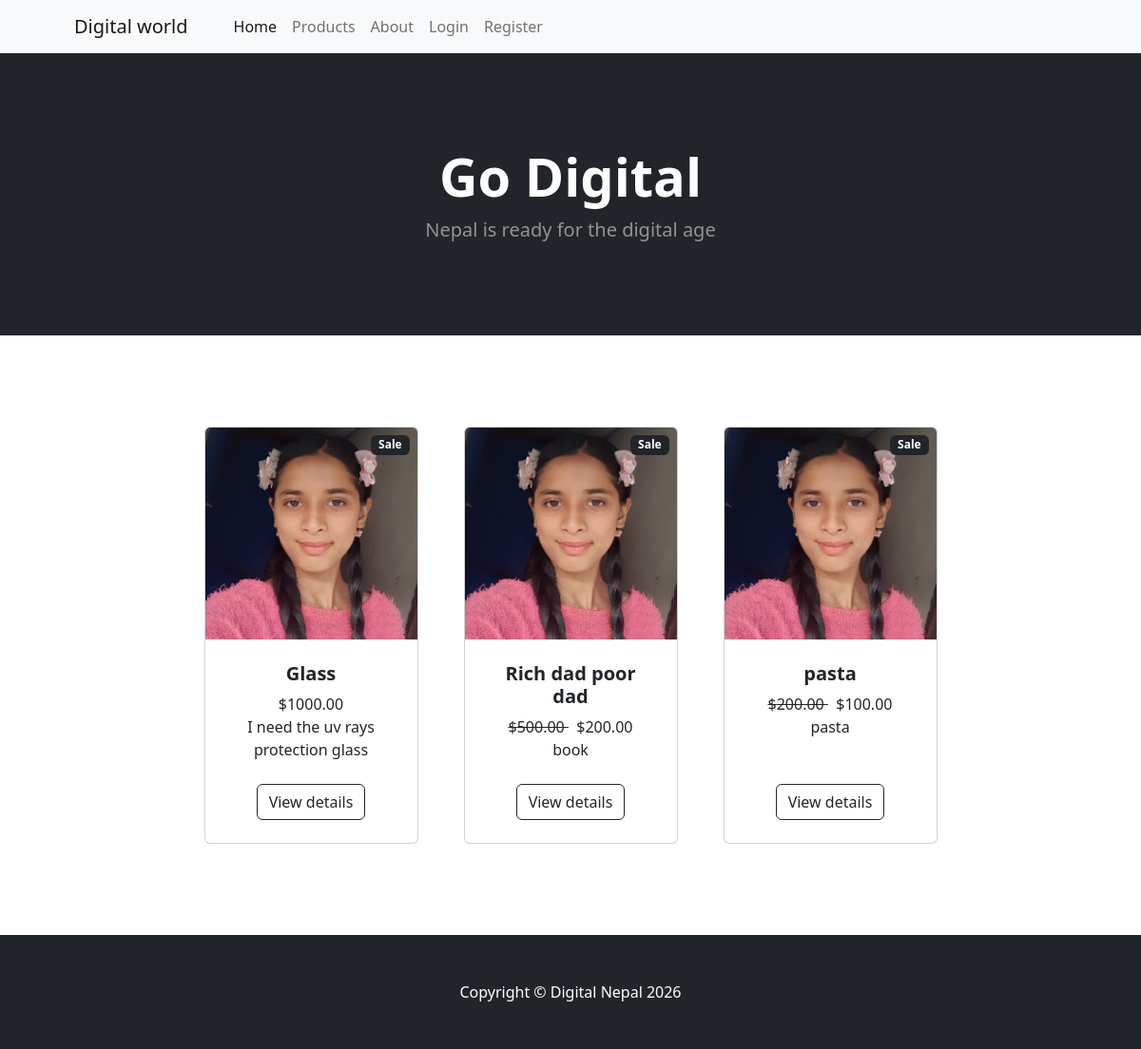
The page / on the database its author committed.
### store/models.py (models this page shows, shortened)
class Product(models.Model):
    name = models.CharField(max_length=200)
    price = models.DecimalField(max_digits=10, decimal_places=2)
    category = models.ForeignKey(Category, on_delete=models.CASCADE)
    description = models.TextField()
    image = models.ImageField(upload_to='products/', null=True, blank=True)
    is_sale = models.BooleanField(default=False)
    sale_price = models.DecimalField(max_digits=10, decimal_places=2, null=True, blank=True)

### store/views.py (the view)
# urls.py: 2. Add a URL to urlpatterns:  path('', views.home, name='home')
def home(request):
    products = Product.objects.all()
    return render(request, 'store/home.html', {'products': products})

### store/context_processors.py (called while the page is built)
def cart(request):
    return {'cart': Cart(request)}

### templates/store/home.html
{% extends 'base.html' %}
{% block content %}
        <header class="bg-dark py-5">
            <div class="container px-4 px-lg-5 my-5">
                <div class="text-center text-white">
                    <h1 class="display-4 fw-bolder">Go Digital</h1>
                    <p class="lead fw-normal text-white-50 mb-0">Nepal is ready for the digital age</p>
                </div>
            </div>
        </header>
        <section class="py-5">
            <div class="container px-4 px-lg-5 mt-5">
                <div class="row gx-4 gx-lg-5 row-cols-2 row-cols-md-3 row-cols-xl-4 justify-content-center">
                 {% for product in products %}
                    <div class="col mb-5">
                        <div class="card h-100">
                            {% if product.is_sale %}
                            <div class="badge bg-dark text-white position-absolute" style="top: 0.5rem; right: 0.5rem">Sale</div>
                            {% endif %}
                            {% if product.image %}
                            <img class="card-img-top" src="{{ product.image.url }}" alt="{{ product.name }}" />
                            {% endif %}
                            <div class="card-body p-4">
                                <div class="text-center">
                                    <h5 class="fw-bolder">{{ product.name }}</h5>
                                    {% if product.is_sale and product.sale_price %}
                                     <strike>
                                        ${{ product.price }}
                                    </strike>
                                    &nbsp;
                                    ${{ product.sale_price }}
                                    {% else %}
                                    ${{ product.price }}
                                    {% endif %}
                                    <br/>
                                    {{ product.description }}
                                </div>
                            </div>
                            <div class="card-footer p-4 pt-0 border-top-0 bg-transparent">
                                <div class="text-center"><a class="btn btn-outline-dark mt-auto" href="{% url 'product_detail' product.id %}">View details</a></div>
                            </div>
                        </div>
                    </div>
                 {% endfor %}
                </div>
            </div>
        </section>
{% endblock %}

### templates/base.html (shortened to what this page needs)
{% load static %}
<!DOCTYPE html>
<html lang="en">
    <head>
        <link href="https://cdn.jsdelivr.net/npm/bootstrap-icons@1.5.0/font/bootstrap-icons.css" rel="stylesheet" />
        <link href="{% static 'css/styles.css' %}" rel="stylesheet" />
    </head>
    <body>
        {% include 'nav.html' %}
        {% block content %}
        {% endblock %}
        <footer class="py-5 bg-dark">
            <div class="container"><p class="m-0 text-center text-white">Copyright &copy; Digital Nepal 2026</p></div>
        </footer>
    </body>
</html>

### templates/nav.html (shortened to what this page needs)
        <nav class="navbar navbar-expand-lg navbar-light bg-light">
            <div class="container px-4 px-lg-5">
                <a class="navbar-brand" href="#!">Digital world </a>
                <div class="collapse navbar-collapse" id="navbarSupportedContent">
                    <ul class="navbar-nav me-auto mb-2 mb-lg-0 ms-lg-4">
                        <li class="nav-item"><a class="nav-link active" aria-current="page" href="{% url 'home' %}">Home</a></li>
                        <li class="nav-item"><a class="nav-link" href="{% url 'home' %}">Products</a></li>
                        <li class="nav-item"><a class="nav-link" href="{% url 'about' %}">About</a></li>
                        {% if user.is_authenticated %}
                        {% if user.is_staff %}
                        <li class="nav-item"><a class="nav-link" href="{% url 'product_create' %}">Product Management</a></li>
                        <li class="nav-item"><a class="nav-link" href="{% url 'category_list' %}">Category Management</a></li>
                        {% endif %}
                        <li class="nav-item"><a class="nav-link" href="{% url 'logout' %}">Logout</a></li>
                        {% else %}
                        <li class="nav-item"><a class="nav-link" href="{% url 'login' %}">Login</a></li>
                        <li class="nav-item"><a class="nav-link" href="{% url 'register' %}">Register</a></li>
                        {% endif %}
                    </ul>
                </div>
            </div>
        </nav>

### rows shown on the page
Product: is_sale "Sale", image (picture), name "Glass", price "1000.00", description "I need the uv rays protection glass"
Product: is_sale "Sale", image (picture), name "Rich dad poor dad", price "500.00", sale_price "200.00", description "book"
Product: is_sale "Sale", image (picture), name "pasta", price "200.00", sale_price "100.00", description "pasta"
